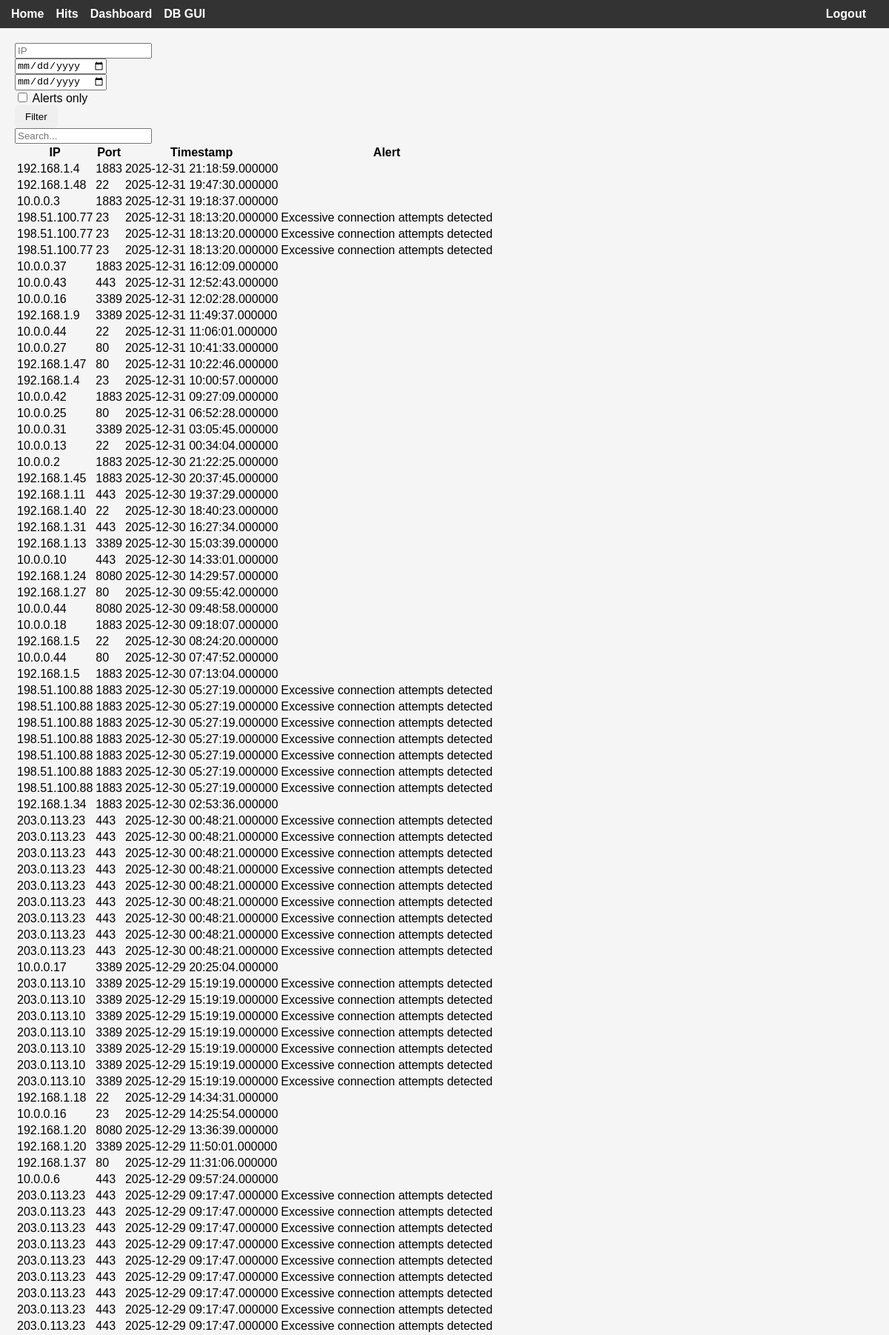
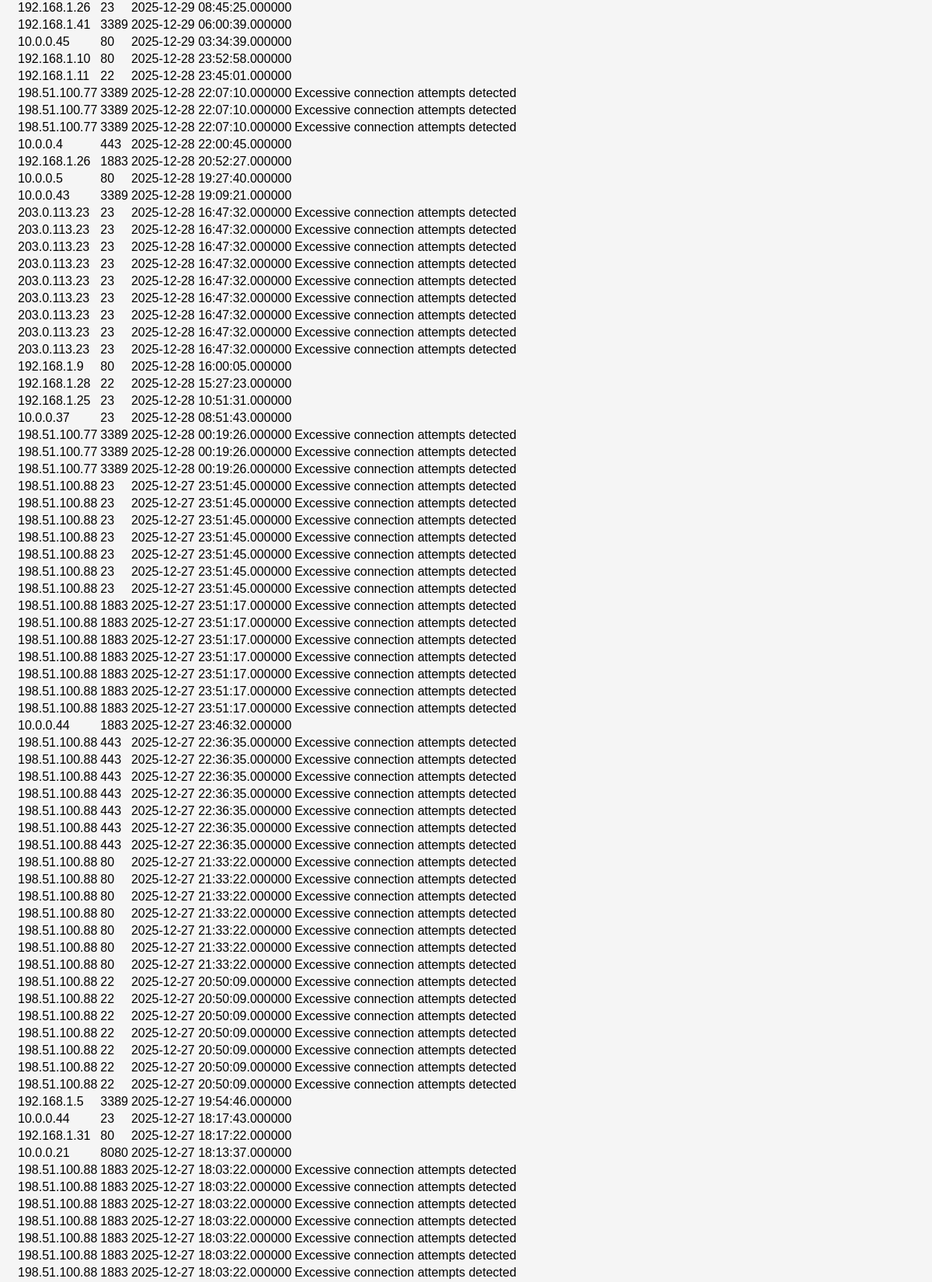
Screenshot of / (signed in, upper part) with the database file from the repository (2 pictures, top to bottom).
### tables this page shows
CREATE TABLE alerts (
	id INTEGER NOT NULL, 
	ip VARCHAR NOT NULL, 
	message VARCHAR NOT NULL, 
	ts DATETIME NOT NULL, 
	PRIMARY KEY (id)
);

### dashboard.py (the view)
@bp.route("/")
@login_required
def dashboard():
    ip = request.args.get("ip")
    start = request.args.get("start")
    end = request.args.get("end")
    alert_only = request.args.get("alert_only")
    filters = []
    params = {}
    if ip:
        filters.append("c.ip = :ip")
        params["ip"] = ip
    if start:
        filters.append("c.ts >= :start")
        params["start"] = start
    if end:
        filters.append("c.ts <= :end")
        params["end"] = end
    if alert_only:
        filters.append("a.id IS NOT NULL")
    where = "WHERE " + " AND ".join(filters) if filters else ""
    query = text(
        """SELECT c.ip, c.port, c.ts, a.message
               FROM connections c
               LEFT JOIN alerts a ON c.ip = a.ip
               %s
               ORDER BY c.ts DESC
               LIMIT 500""" % where
    )
    with engine.connect() as conn:
        rows = conn.execute(query, params).fetchall()
    return render_template("dashboard.html", rows=rows, user=current_user)

### dashboard.py (called while the page is built)
def _row_to_user(row) -> User:
    return User(row["id"], row["username"], row["password"], row["role"])

@login_manager.user_loader
def load_user(user_id: str):
    with engine.connect() as conn:
        row = conn.execute(
            text("SELECT * FROM users WHERE id = :id"), {"id": int(user_id)}
        ).mappings().first()
    return _row_to_user(row) if row else None

### templates/dashboard.html (shortened to what this page needs)
{% extends 'base.html' %}
{% block content %}
<form class="row g-3 mb-3" method="get">
  <div class="col-md-3">
    <input type="text" class="form-control" name="ip" placeholder="IP" value="{{ request.args.get('ip','') }}">
  </div>
  <div class="col-md-3">
    <input type="date" class="form-control" name="start" value="{{ request.args.get('start','') }}">
  </div>
  <div class="col-md-3">
    <input type="date" class="form-control" name="end" value="{{ request.args.get('end','') }}">
  </div>
  <div class="col-md-2 form-check align-self-center">
    <input class="form-check-input" type="checkbox" name="alert_only" value="1" {% if request.args.get('alert_only') %}checked{% endif %}>
    <label class="form-check-label">Alerts only</label>
  </div>
  <div class="col-md-1">
    <button class="btn btn-secondary w-100" type="submit">Filter</button>
  </div>
</form>
<input type="text" id="search" class="form-control mb-3" placeholder="Search...">
<table class="table table-striped" id="connTable">
  <thead>
    <tr><th>IP</th><th>Port</th><th>Timestamp</th><th>Alert</th></tr>
  </thead>
  <tbody>
    {% for ip, port, ts, message in rows %}
    <tr class="{{ 'table-danger' if message else '' }}">
      <td>{{ ip }}</td>
      <td>{{ port }}</td>
      <td>{{ ts }}</td>
      <td>{{ message or '' }}</td>
    </tr>
    {% else %}
    <tr><td colspan="4" class="text-center">No connections found</td></tr>
    {% endfor %}
  </tbody>
</table>
{% endblock %}

### templates/base.html (shortened to what this page needs)
<!doctype html>
<html lang="en">
<head>
    <link rel="stylesheet" href="{{ url_for('static', filename='styles.css') }}">
</head>
<body>
    <nav class="navbar">
        <div class="nav-container">
            <a href="{{ url_for('dashboard.home') }}" class="nav-item">Home</a>
            <a href="{{ url_for('dashboard.hits') }}" class="nav-item">Hits</a>
            <a href="{{ url_for('dashboard.charts') }}" class="nav-item">Dashboard</a>
            <a href="{{ url_for('dashboard.dbgui') }}" class="nav-item">DB GUI</a>
            {% if current_user.is_authenticated %}
                <a href="{{ url_for('dashboard.logout') }}" class="nav-item right">Logout</a>
            {% else %}
                <a href="{{ url_for('dashboard.login') }}" class="nav-item right">Login</a>
            {% endif %}
        </div>
    </nav>
    <main class="content">
        {% block content %}{% endblock %}
    </main>
</body>
</html>

### static/styles.css (style rules this page uses)
body { font-family: Arial, Helvetica, sans-serif; margin: 0; padding: 0; background-color: #f5f5f5; }
.navbar { background-color: #333; color: #fff; padding: 10px 15px; }
.nav-container { display: flex; align-items: center; }
.nav-item { color: #fff; text-decoration: none; margin-right: 1rem; font-weight: bold; }
.nav-item.right { margin-left: auto; }
.content { padding: 20px; }
.btn { display: inline-block; padding: 8px 14px; border-radius: 6px; border: none; cursor: pointer; transition: transform .06s ease, filter .2s ease, background-color .2s ease; user-select: none; }

### rows the page displays
alerts: ip "198.51.100.77", port "23", ts "2025-12-31 18:13:20.000000", message "Excessive connection attempts detected", port "3389", ts "2025-12-28 22:07:10.000000", ts "2025-12-28 00:19:26.000000"
alerts: ip "198.51.100.77", port "23", ts "2025-12-31 18:13:20.000000", message "Excessive connection attempts detected", port "3389", ts "2025-12-28 22:07:10.000000", ts "2025-12-28 00:19:26.000000"
alerts: ip "198.51.100.77", port "23", ts "2025-12-31 18:13:20.000000", message "Excessive connection attempts detected", port "3389", ts "2025-12-28 22:07:10.000000", ts "2025-12-28 00:19:26.000000"
alerts: ip "198.51.100.88", port "1883", ts "2025-12-30 05:27:19.000000", message "Excessive connection attempts detected", port "23", ts "2025-12-27 23:51:45.000000", ts "2025-12-27 23:51:17.000000", port "443", ts "2025-12-27 22:36:35.000000", port "80", ts "2025-12-27 21:33:22.000000", port "22", ts "2025-12-27 20:50:09.000000", ts "2025-12-27 18:03:22.000000"
alerts: ip "198.51.100.88", port "1883", ts "2025-12-30 05:27:19.000000", message "Excessive connection attempts detected", port "23", ts "2025-12-27 23:51:45.000000", ts "2025-12-27 23:51:17.000000", port "443", ts "2025-12-27 22:36:35.000000", port "80", ts "2025-12-27 21:33:22.000000", port "22", ts "2025-12-27 20:50:09.000000", ts "2025-12-27 18:03:22.000000"
alerts: ip "198.51.100.88", port "1883", ts "2025-12-30 05:27:19.000000", message "Excessive connection attempts detected", port "23", ts "2025-12-27 23:51:45.000000", ts "2025-12-27 23:51:17.000000", port "443", ts "2025-12-27 22:36:35.000000", port "80", ts "2025-12-27 21:33:22.000000", port "22", ts "2025-12-27 20:50:09.000000", ts "2025-12-27 18:03:22.000000"
alerts: ip "198.51.100.88", port "1883", ts "2025-12-30 05:27:19.000000", message "Excessive connection attempts detected", port "23", ts "2025-12-27 23:51:45.000000", ts "2025-12-27 23:51:17.000000", port "443", ts "2025-12-27 22:36:35.000000", port "80", ts "2025-12-27 21:33:22.000000", port "22", ts "2025-12-27 20:50:09.000000", ts "2025-12-27 18:03:22.000000"
alerts: ip "198.51.100.88", port "1883", ts "2025-12-30 05:27:19.000000", message "Excessive connection attempts detected", id "23", ts "2025-12-27 23:51:45.000000", ts "2025-12-27 23:51:17.000000", port "443", ts "2025-12-27 22:36:35.000000", port "80", ts "2025-12-27 21:33:22.000000", port "22", ts "2025-12-27 20:50:09.000000", ts "2025-12-27 18:03:22.000000"
alerts: ip "198.51.100.88", port "1883", ts "2025-12-30 05:27:19.000000", message "Excessive connection attempts detected", port "23", ts "2025-12-27 23:51:45.000000", ts "2025-12-27 23:51:17.000000", port "443", ts "2025-12-27 22:36:35.000000", port "80", ts "2025-12-27 21:33:22.000000", port "22", ts "2025-12-27 20:50:09.000000", ts "2025-12-27 18:03:22.000000"
alerts: ip "198.51.100.88", port "1883", ts "2025-12-30 05:27:19.000000", message "Excessive connection attempts detected", port "23", ts "2025-12-27 23:51:45.000000", ts "2025-12-27 23:51:17.000000", port "443", ts "2025-12-27 22:36:35.000000", port "80", ts "2025-12-27 21:33:22.000000", port "22", ts "2025-12-27 20:50:09.000000", ts "2025-12-27 18:03:22.000000"
alerts: ip "203.0.113.23", port "443", ts "2025-12-30 00:48:21.000000", message "Excessive connection attempts detected", ts "2025-12-29 09:17:47.000000", port "23", ts "2025-12-28 16:47:32.000000"
alerts: ip "203.0.113.23", port "443", ts "2025-12-30 00:48:21.000000", message "Excessive connection attempts detected", ts "2025-12-29 09:17:47.000000", port "23", ts "2025-12-28 16:47:32.000000"
alerts: ip "203.0.113.23", port "443", ts "2025-12-30 00:48:21.000000", message "Excessive connection attempts detected", ts "2025-12-29 09:17:47.000000", port "23", ts "2025-12-28 16:47:32.000000"
alerts: ip "203.0.113.23", port "443", ts "2025-12-30 00:48:21.000000", message "Excessive connection attempts detected", ts "2025-12-29 09:17:47.000000", port "23", ts "2025-12-28 16:47:32.000000"
alerts: ip "203.0.113.23", port "443", ts "2025-12-30 00:48:21.000000", message "Excessive connection attempts detected", ts "2025-12-29 09:17:47.000000", port "23", ts "2025-12-28 16:47:32.000000"
alerts: ip "203.0.113.23", port "443", ts "2025-12-30 00:48:21.000000", message "Excessive connection attempts detected", ts "2025-12-29 09:17:47.000000", port "23", ts "2025-12-28 16:47:32.000000"
alerts: ip "203.0.113.23", port "443", ts "2025-12-30 00:48:21.000000", message "Excessive connection attempts detected", ts "2025-12-29 09:17:47.000000", port "23", ts "2025-12-28 16:47:32.000000"
alerts: ip "203.0.113.23", port "443", ts "2025-12-30 00:48:21.000000", message "Excessive connection attempts detected", ts "2025-12-29 09:17:47.000000", port "23", ts "2025-12-28 16:47:32.000000"
alerts: ip "203.0.113.23", port "443", ts "2025-12-30 00:48:21.000000", message "Excessive connection attempts detected", ts "2025-12-29 09:17:47.000000", port "23", ts "2025-12-28 16:47:32.000000"
alerts: ip "203.0.113.10", port "3389", ts "2025-12-29 15:19:19.000000", message "Excessive connection attempts detected"
alerts: ip "203.0.113.10", port "3389", ts "2025-12-29 15:19:19.000000", message "Excessive connection attempts detected"
alerts: ip "203.0.113.10", port "3389", ts "2025-12-29 15:19:19.000000", message "Excessive connection attempts detected"
alerts: ip "203.0.113.10", port "3389", ts "2025-12-29 15:19:19.000000", message "Excessive connection attempts detected"
alerts: ip "203.0.113.10", port "3389", ts "2025-12-29 15:19:19.000000", message "Excessive connection attempts detected"
alerts: ip "203.0.113.10", port "3389", ts "2025-12-29 15:19:19.000000", message "Excessive connection attempts detected"
alerts: ip "203.0.113.10", port "3389", ts "2025-12-29 15:19:19.000000", message "Excessive connection attempts detected"

### other values shown
{{ ip }} "192.168.1.4" "192.168.1.48" "10.0.0.3" "10.0.0.37" "10.0.0.43" "10.0.0.16" "192.168.1.9" "10.0.0.44" "10.0.0.27" "192.168.1.47" "192.168.1.4" "10.0.0.42" "10.0.0.25" "10.0.0.31" "10.0.0.13" "10.0.0.2" "192.168.1.45" "192.168.1.11" "192.168.1.40" "192.168.1.31" "192.168.1.13" "10.0.0.10" "192.168.1.24" "192.168.1.27" "10.0.0.44" "10.0.0.18" "192.168.1.5" "10.0.0.44" "192.168.1.5" "192.168.1.34" "10.0.0.17" "192.168.1.18" "10.0.0.16" "192.168.1.20" "192.168.1.20" "192.168.1.37" "10.0.0.6" "192.168.1.26" "192.168.1.41" "10.0.0.45" "192.168.1.10" "192.168.1.11" "10.0.0.4" "192.168.1.26" "10.0.0.5" "10.0.0.43" "192.168.1.9" "192.168.1.28" "192.168.1.25" "10.0.0.37" "10.0.0.44" "192.168.1.5" "10.0.0.44" "192.168.1.31" "10.0.0.21"
{{ port }} "1883" "22" "1883" "1883" "443" "3389" "3389" "22" "80" "80" "23" "1883" "80" "3389" "22" "1883" "1883" "443" "22" "443" "3389" "443" "8080" "80" "8080" "1883" "22" "80" "1883" "1883" "3389" "22" "23" "8080" "3389" "80" "443" "23" "3389" "80" "80" "22" "443" "1883" "80" "3389" "80" "22" "23" "23" "1883" "3389" "23" "80" "8080"
{{ ts }} "2025-12-31 21:18:59.000000" "2025-12-31 19:47:30.000000" "2025-12-31 19:18:37.000000" "2025-12-31 16:12:09.000000" "2025-12-31 12:52:43.000000" "2025-12-31 12:02:28.000000" "2025-12-31 11:49:37.000000" "2025-12-31 11:06:01.000000" "2025-12-31 10:41:33.000000" "2025-12-31 10:22:46.000000" "2025-12-31 10:00:57.000000" "2025-12-31 09:27:09.000000" "2025-12-31 06:52:28.000000" "2025-12-31 03:05:45.000000" "2025-12-31 00:34:04.000000" "2025-12-30 21:22:25.000000" "2025-12-30 20:37:45.000000" "2025-12-30 19:37:29.000000" "2025-12-30 18:40:23.000000" "2025-12-30 16:27:34.000000" "2025-12-30 15:03:39.000000" "2025-12-30 14:33:01.000000" "2025-12-30 14:29:57.000000" "2025-12-30 09:55:42.000000" "2025-12-30 09:48:58.000000" "2025-12-30 09:18:07.000000" "2025-12-30 08:24:20.000000" "2025-12-30 07:47:52.000000" "2025-12-30 07:13:04.000000" "2025-12-30 02:53:36.000000" "2025-12-29 20:25:04.000000" "2025-12-29 14:34:31.000000" "2025-12-29 14:25:54.000000" "2025-12-29 13:36:39.000000" "2025-12-29 11:50:01.000000" "2025-12-29 11:31:06.000000" "2025-12-29 09:57:24.000000" "2025-12-29 08:45:25.000000" "2025-12-29 06:00:39.000000" "2025-12-29 03:34:39.000000" "2025-12-28 23:52:58.000000" "2025-12-28 23:45:01.000000" "2025-12-28 22:00:45.000000" "2025-12-28 20:52:27.000000" "2025-12-28 19:27:40.000000" "2025-12-28 19:09:21.000000" "2025-12-28 16:00:05.000000" "2025-12-28 15:27:23.000000" "2025-12-28 10:51:31.000000" "2025-12-28 08:51:43.000000" "2025-12-27 23:46:32.000000" "2025-12-27 19:54:46.000000" "2025-12-27 18:17:43.000000" "2025-12-27 18:17:22.000000" "2025-12-27 18:13:37.000000"
